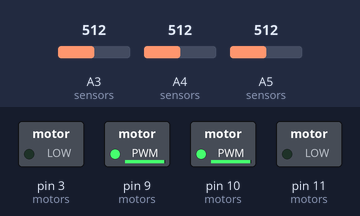
A sketch run on a simulated Arduino Uno, built with avr-gcc and run on an emulated ATmega328P. On the bench: switched loads named in the sketch (green lamp = pin HIGH). Inputs (shaded band) come from the test bench; at power-on: A3 (sensors) = 512, A5 (sensors) = 512, A4 (sensors) = 512.

Above: at 1.2 s.
1.3 s: A3 (sensors) set to 492
At 2.5 s:
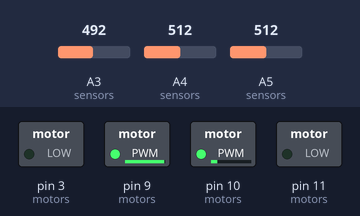
2.9 s: A5 (sensors) set to 420
At 3.9 s:
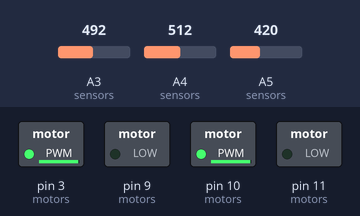
4.4 s: A4 (sensors) set to 235
5.9 s: A4 (sensors) set to 204
At 6.8 s:
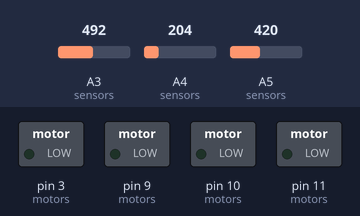
7.4 s: A4 (sensors) set to 306
At 8.2 s:
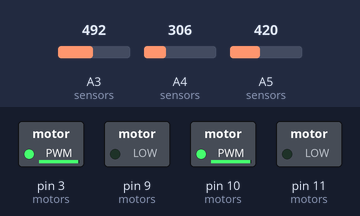
8.9 s: A3 (sensors) set to 306
At 9.6 s:
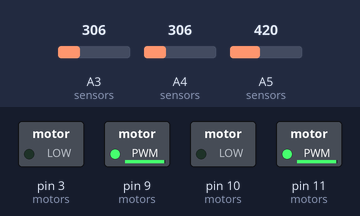
Timing chart, 0 to 11.4 s (numbered marks = the images above; inputs shaded):
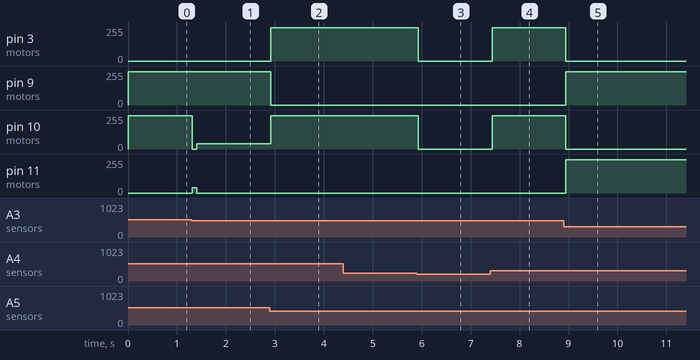

Measured:
- the behaviour switches between 493 and 492 on A3 (sensors) (found by bisection; images 0 and 1)
- the behaviour switches between 221 and 220 on A4 (sensors) (found by bisection; images 2 and 3)
- after the input at 1.3 s, pin 10 (motors): 250/255 → 0/255 at once, → 40/255 0.10 s later; pin 11 (motors): 0/255 → 40/255 at once, → 0/255 0.10 s later
- after the input at 2.9 s, pin 3 (motors): 0/255 → 250/255 at once; pin 9 (motors): 250/255 → 0/255 at once; pin 10 (motors): 40/255 → 250/255 at once
- after the input at 4.4 s, every drawn part: stays the same
- after the input at 5.9 s, pin 3 (motors), pin 10 (motors): 250/255 → 0/255 at once
- after the input at 7.4 s, pin 3 (motors), pin 10 (motors): 0/255 → 250/255 at once
- after the input at 8.9 s, pin 3 (motors), pin 10 (motors): 250/255 → 0/255 after 0.05 s; pin 9 (motors), pin 11 (motors): 0/255 → 250/255 after 0.05 s

The sketch:

robotSketch_ENEL321_NP.ino
```cpp
// ENEL321 Assignment Arduino sketch.
//   Provides functions for reading the sensors and
//   setting the motor speeds. Contains all necessary
//   boilerplate code so you can focus on the controller.

#define STOP_CODE 1

// Parameters
long Kp = 5, Ki = 0.5, Kd = 2;
long leftBaseSpeed = 240, rightBaseSpeed = 220;
long prevError = 0, prevDirError = 0, dirErrorCount = 0;
int blackFlag = 0, dirFlag = 0;

// Arduino setup function.
void setup()
{
  motorsInit();
  sensorsInit();
  Serial.begin(9600);
}

// Arduino main loop function.
void loop()
{
  // Get sensor data.
  long l, m, r;
  sensorsRead(&l, &m, &r);

#if STOP_CODE
  if (m < 430)
  {
    blackFlag = 1;
  }
  else
  {
    blackFlag = 0;
  }
#endif
  //Serial.println(r);
  //Serial.println(m);
  //Serial.println(l);

  // ***************************
  // Control algorithm goes here.
  // ***************************
  long error = l - r;
  //long dirError = (l+m+r)/3;
  //Serial.println(error);
  long integral = integral + error; // long integral = integral + error*dt;
  long derivative = error - prevError; // long derivative = (error - prevError)/dt;
  long PID_Output = (Kp*error) + (Ki*integral) + (Kd*derivative);
  prevError = error;
  //Serial.println(PID_Output);
  //Serial.println(error);

  /*if (dirError > prevDirError)
  {
    dirErrorCount++;
  }
  else
  {
    dirErrorCount = 0;
  }*/

  long rightMotorSpeed = rightBaseSpeed - PID_Output;
  long leftMotorSpeed = leftBaseSpeed + PID_Output;
  //Serial.println(rightMotorSpeed);

  if (rightMotorSpeed > 250)
  {
    rightMotorSpeed = 250;
  }
  else if (rightMotorSpeed < -250)
  {
    rightMotorSpeed = -250;
  }

  if (leftMotorSpeed > 250)
  {
    leftMotorSpeed = 250;
  }
  else if (leftMotorSpeed < -250)
  {
    leftMotorSpeed = -250;
  }

  if ((rightMotorSpeed < 50) && (leftMotorSpeed < 50))
  {
    rightMotorSpeed = 50;
    leftMotorSpeed = 50;
  }

  if (blackFlag == 1)
  {
    motorsWrite(0,0);
  }
  /*else if (dirErrorCount > 200)
  {
    dirErrorCount = 0;
    // Robot reverse manuveure
    reverseManuveure();
  }*/
  else if ((error < 25) && (error > -40))
  {
    motorsWrite(250, 250);
  }
  else
  {
    motorsWrite(leftMotorSpeed, rightMotorSpeed);
  }

  // Set the rate of the controller here.
  // The delay function takes a value in milliseconds.
  delay(100);
}

// Initialise the motor pins.
void motorsInit()
{
  pinMode(3, OUTPUT);
  pinMode(9, OUTPUT);
  pinMode(10, OUTPUT);
  pinMode(11, OUTPUT);
}

void reverseManuveure()
{
    motorsWrite(-250, 250);
    delay(650);
    motorsWrite(0, 0);
    delay(100);
}

// Control the motors.
//   Takes a value between -255 and 255 for each motor and sets the
//   motor speed and direction based on this value.
void motorsWrite(int lMotorValue, int rMotorValue)
{

  if (lMotorValue >= 0)
  {
    digitalWrite(11, LOW);
    analogWrite(10, lMotorValue);
  }
  else
  {
    digitalWrite(10, LOW);
    analogWrite(11, -lMotorValue);
  }

  if (rMotorValue >= 0)
  {
    digitalWrite(3, LOW);
    analogWrite(9, rMotorValue);
  }
  else
  {
    digitalWrite(9, LOW);
    analogWrite(3, -rMotorValue);
  }

}


// Variables for storing calibration data.
long lCalibration;
long mCalibration;
long rCalibration;

// Initialise sensors, collect calibration data.
void sensorsInit()
{
  lCalibration = analogRead(A3);
  mCalibration = analogRead(A4);
  rCalibration = analogRead(A5);
}

// Read the sensors.
//   Takes a left, middle,and right pointer and writes calibrated
//   sensor data into the variables they point to.
//   The sensors return values from approximately 1000, for white, to less than 100 for black.
void sensorsRead(long* l, long* m, long* r)
{
  long lRaw = analogRead(A3);
  long mRaw = analogRead(A4);
  long rRaw = analogRead(A5);

  *l = lRaw * 1000 / lCalibration;
  *m = mRaw * 1000 / mCalibration;
  *r = rRaw * 1000 / rCalibration;

}
```
